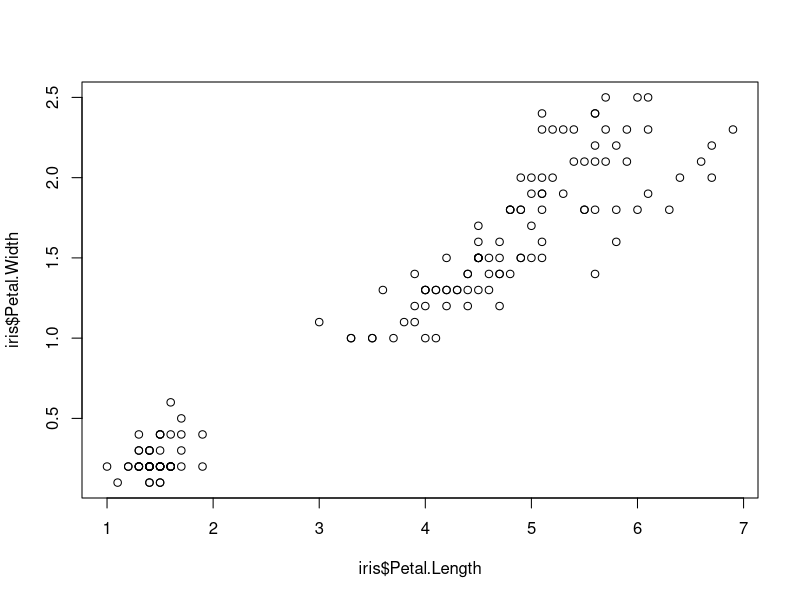
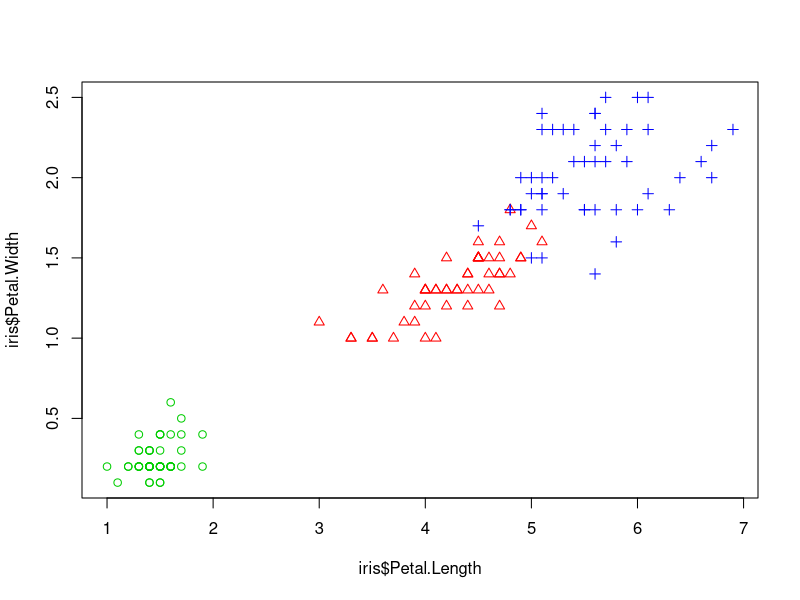
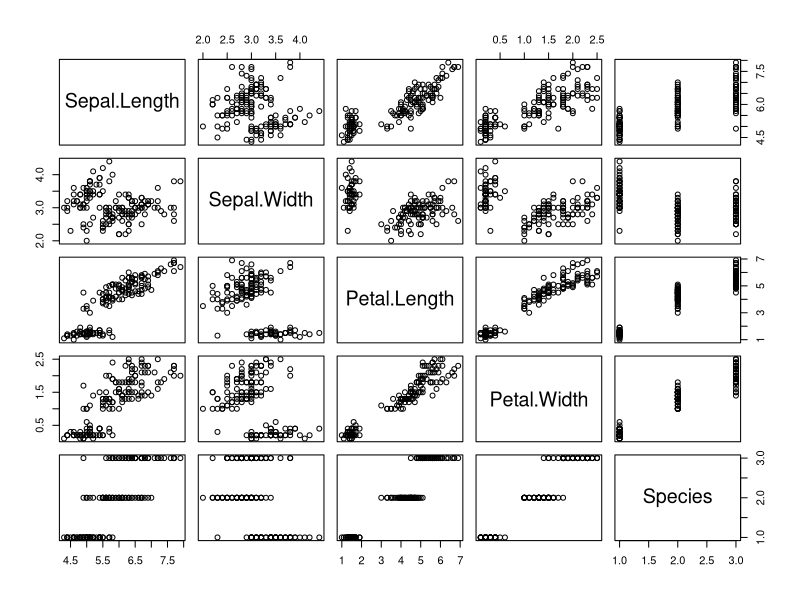
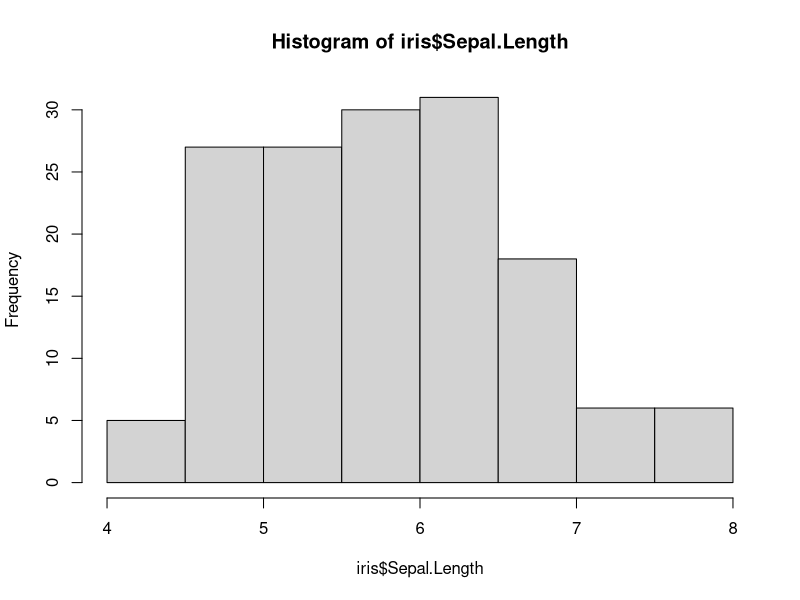
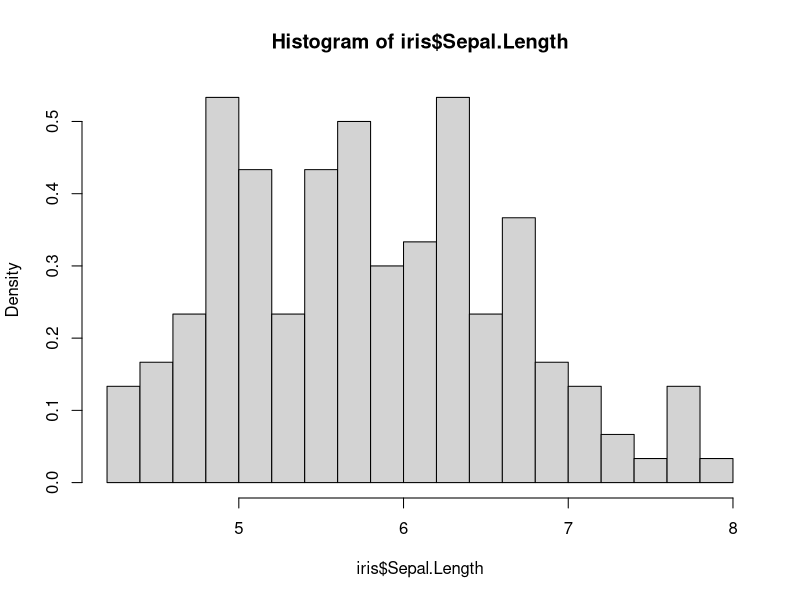
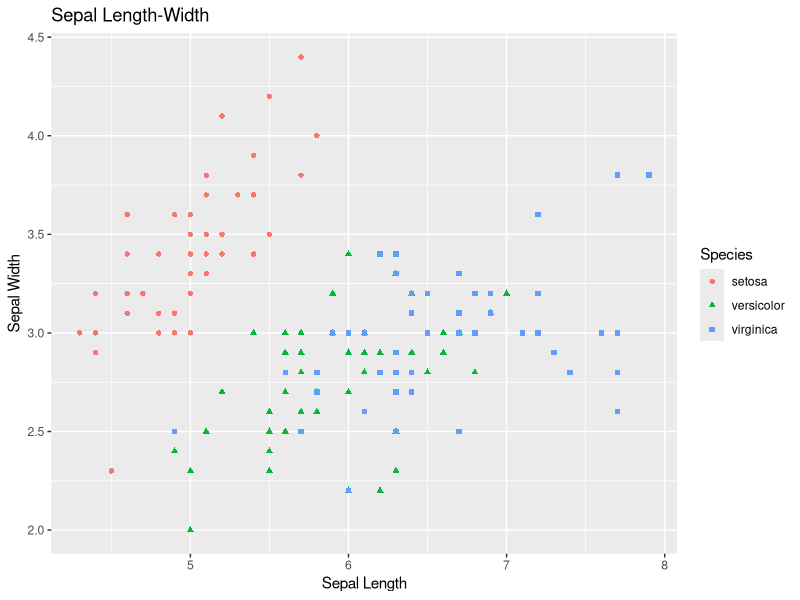

Write the R code that produced these figures, in order.
# Business Analytics WS 2019/2020
# Introduction to R
#----------------------------------------------------------
# 1. Basics

# Basic Operations
1 + 4                         # commands can be run directly from the console.
2 + 6 * 5                     # comments are written using #
1:6                           # colon operator generates a sequence

# Variables
s <- 42                       # assign value 42 to variable s
b <- s*s                      # calculate and assign the value to b
b                             # print the value of variable b

s <- "Hello World!"           # assign a string to s
s                             # previous instruction overwrites the value of 42, let's print it

s = "Hello World!"            # can also use the = symbol

f = 17.42                     # assign a float
f*f                           # evaluating a term without assigning prints the result to console

# Functions
help("round")                 # displays the help page for the function “round”
round(3.154)                  # round it to an integer
round(3.154, digits=2)        # round it to 2 decimal digits, 2 is an argument to the function
?factorial                    # this works similarly as the help() function
factorial(4)

# if else Statements
num <- -4
if (num < 0) {                # if the value is less than 0
  num <- num * -1             # do this
}
num

if (num %% 2) {               # check if num is odd or even
  "ODD"                       # do this if odd
} else {
  "EVEN"                      # else run the below code
}

# Looping
for (i in 11:20) {            # for loop
  print(i)
}

i <- 1
while (i<10){                 # while loop
  print(i)
  i <- i+1
}

# Write your own function
my_function <- function() {   # my_function is the function name
  s <- 5                      
  s*s                         # last line of the function body
}
my_function()                 # calling the function

my_square <- function(a) {    # a is the argument for this function
  a*a 
}
my_square(5) 						      # 5 is the value passed as argument

# Vectors
v1 = c(3, 5, 2)               # create vector, c: combine
v1[1]                         # address elements of vector
v1 = c(v1, 8, 3, 7, 5)        # extend vector
v1[1:3]                       # address several elements
v1 = v1*2                     # multiply by a scalar
v1[2] = 14                    # set second value
v2 = seq(from=0, to=12, by=2)  # sequence from 0 to 12 in steps of 1
v2
v3 = v1+v2                    # vector addition
v3

# Matrices
m <- matrix(c(9,2,5,3,1,8), ncol=3, nrow=2)     # create matrix
m                             # print matrix
m[1,2]                        # address element in first row and second column
m[2,]                         # address whole row
m[2,3] = 14                   # address whole row
dim(m)                        # dimensions of matrix m

# Factors
eye_color <- factor(c("blue", "brown", "black", "green", "brown", "blue"))  # create a factor
eye_color
unclass(eye_color)            # show how R stores this factor

# Data Frames
n <- c("Alice", "Bob", "Charlie")
a <- c(25, 27, 23)
u <- factor(c("TUM", "LMU", "TUM"))

# create a dataframe with column names - names, age and uni and corresponding data
df <- data.frame(names=n, age=a, uni=u) 		
df

df[3]										      # address third column
df$uni                        # address column by name
df[c(1,3)]                    # select columns 1 and 3
df$by = 2019 - df$age         # create new column for birthyear
df$by
df$age = NULL                 # remove column age
df[df$by < 1993, ]            # filter rows
df[order(df$by),]             # sort in order with column "by"

# Install the package (in case you haven't already)
#install.packages("tidyverse")        # uncomment this line to install
# Load the package
library(tidyverse)

# Tibbles
tib_data <- as_tibble(df)     # convert dataframe df to tibble
tib_data                      # view the tibble
df$b                          # partial matching in dataframe
tib_data$b                    # no partial matching
tib_data[["uni"]]             # similar to tib_data$uni
tib_data[[2]]                 # similar to tib_data$uni

#-------------------------------------------------------
# 2. Data Import & Export

# readr, a tidyverse package
getwd()                                       # get working directory path
setwd()                                       # set path to required directory
testdata <- read_csv("input.csv")             # read csv
write_csv(testdata, "same_as_input.csv")      # write data to csv file

#-------------------------------------------------------
# 3. Data Exploration

data <- as_tibble(iris)           # convert iris data into a tibble
data

glimpse(data)                     # structure of the data set
summary(iris)                     # summary of data
names(data)                       # attribute/column names
ncol(data)                        # number of columns(attributes)
nrow(data)                        # number of rows(observations)
dim(data)                         # dimensions (#rows and #columns)
head(data)                        # return the first few observations from the data
tail(data)                        # return the last few observations from the data

#--------------------------------------------------------
# 4. Basic Plotting

# Plot the relationship between petal length and petal width
plot(iris$Petal.Length, iris$Petal.Width)

# Plot with different colors for species
plot(iris$Petal.Length, iris$Petal.Width, pch=as.numeric(iris$Species), col=c("green3", "red", "blue")[as.numeric(iris$Species)])

cor(iris$Petal.Length, iris$Petal.Width)

pairs(iris)

cor(iris[1:4])

hist(iris$Sepal.Length)       # histogram

# Histogram with 20 breaks and density
hist(iris$Sepal.Length, breaks=20, freq=FALSE)

# Plotting with ggplot

# Create a scatter plot with ggplot2
scatter <- ggplot(data=data, aes(x=Sepal.Length, y=Sepal.Width))
scatter + geom_point(aes(color=Species, shape=Species)) + xlab("Sepal Length") + ylab("Sepal Width") + ggtitle("Sepal Length-Width")

#-------------------------------------------------------
# 5. Descriptive Statistics

mean(data$Sepal.Length)                     # calculate mean of the column
var(data$Sepal.Length)                      # calculate variance
sd(data$Sepal.Length)                       # calculate standard deviation
cov(data$Petal.Length, data$Petal.Width)    # calculate covariance
cor(data$Petal.Length, data$Petal.Width)    # calculate correlation
cor(data[1:4])                              # calculate correlation matrix

#-------------------------------------------------------
# 6. Data Transformation

# dplyr

data <- as_tibble(quakes)     # we will work with quakes dataset
?quakes                       # this will show the details of the dataset
nrow(data)                    # number of observations in quakes dataset

# Filtering
d <- filter(data, mag > 5, stations > 20)     # filter all earthquakes with magnitude greater than 5 and reported by more than 20 stations.
nrow(d)                       # number of filtered observations

d <- filter(data, mag > 6 | stations > 60)    # magnitude greater than 6 or stations reporting is greater than 60
nrow(d)

# Arrange
d <- quakes[1:4,]                     # let us work with subset of the data
d                                     # view the subset
arrange(d, desc(mag), stations)       # arrange the rows in descending order of “mag” and, in case of ties, ascending order of “stations”

# Select
data <- as_tibble(quakes)
glimpse(data)                           # display the structure of quakes
glimpse(select(data, lat, long))        # select columns lat and long
glimpse(select(data, lat:depth))        # select columns from lat until depth
glimpse(select(data, -(lat:depth)))     # select columns other than columns from lat until depth
glimpse(select(data, starts_with("l"))) # select all columns starting with “l”
# other helpers can be found in ?select
glimpse(rename(data, latitude=lat, longitude=long))   # rename the columns

# Mutate
d <- quakes[1:4,]                     # let us use a subset of the dataset
d
mutate(d, height = 0-depth)           # add a new column height

# Summarise

# compute the mean and median of mag and stations columns respectively
summarise(quakes, mean_mag=mean(mag), median_stations=median(stations))     

# compute sd and min of mag and stations columns respectively
summarise(quakes, sd_mag=sd(mag), min_stations=min(stations))

# other possible functions like mean, min etc are available at ?summarise

# Grouping
grouped <- group_by(quakes, mag)      # group the data by mag
# compute the mean of stations column for every group
summarise(grouped, mean_stations=mean(stations))    


# Piping

# Method 1 - Intermediate Results
temp <- filter(quakes, mag > 5)
result <- summarise(temp, mean_stations=mean(stations))
result							                  # one way to perform the operations

# Method 2 - Nesting Functions
summarise(filter(quakes, mag > 5), mean_stations=mean(stations))

# Method 3 - Using Pipes
quakes %>% filter(mag > 5) %>% summarise(mean_stations=mean(stations))
